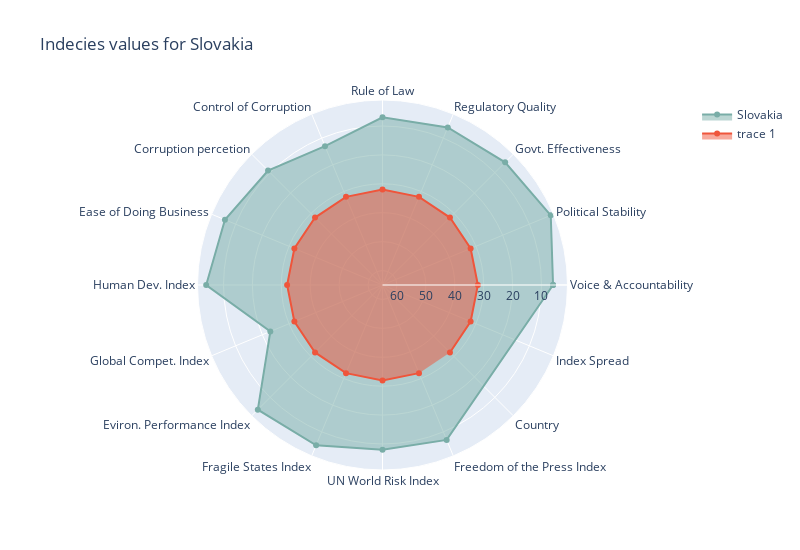

The cell this chart's notebook holds for it:
### Code cell
trace0 = go.Scatterpolar(r=country_slovakia.values[0],
                         theta=country_slovakia.columns,
                         fill='toself',
                         name='Slovakia',
                         marker={'color':'#79ada7'})

trace1 = go.Scatterpolar(r=[32]*16, theta=df.columns, fill='toself')

layout = go.Layout(title='Indecies values for Slovakia', polar={'radialaxis':{'range':[65,1]}})

fig = go.Figure(data=[trace0, trace1], layout=layout)

fig.update_layout(
    autosize=False,
    width=800,
    height=550)

fig.show()

### Figure 1 — Plotly figure (JSON) as saved in the notebook; plotly's stock layout.template omitted (floating-point values rounded to 4 significant figures)
{"data": [{"fill": "toself", "marker": {"color": "#79ada7"}, "name": "Slovakia", "r": [6, 2, 5, 6, 7, 13, 9, 6, 4, 23, 4, 5, 8, 7, 6], "theta": ["Voice & Accountability", "Political Stability", "Govt. Effectiveness", "Regulatory Quality", "Rule of Law", "Control of Corruption", "Corruption percetion", "Ease of Doing Business", "Human Dev. Index", "Global Compet. Index", "Eviron. Performance Index", "Fragile States Index", "UN World Risk Index", "Freedom of the Press Index", "Voice & Accountability"], "type": "scatterpolar"}, {"fill": "toself", "r": [32, 32, 32, 32, 32, 32, 32, 32, 32, 32, 32, 32, 32, 32, 32, 32], "theta": ["Country", "Index Spread", "Voice & Accountability", "Political Stability", "Govt. Effectiveness", "Regulatory Quality", "Rule of Law", "Control of Corruption", "Corruption percetion", "Ease of Doing Business", "Human Dev. Index", "Global Compet. Index", "Eviron. Performance Index", "Fragile States Index", "UN World Risk Index", "Freedom of the Press Index", "Voice & Accountability"], "type": "scatterpolar"}], "layout": {"autosize": false, "height": 550, "polar": {"angularaxis": {"type": "category"}, "radialaxis": {"autorange": false, "range": [65, 1], "type": "linear"}}, "title": {"text": "Indecies values for Slovakia"}, "width": 800}}
